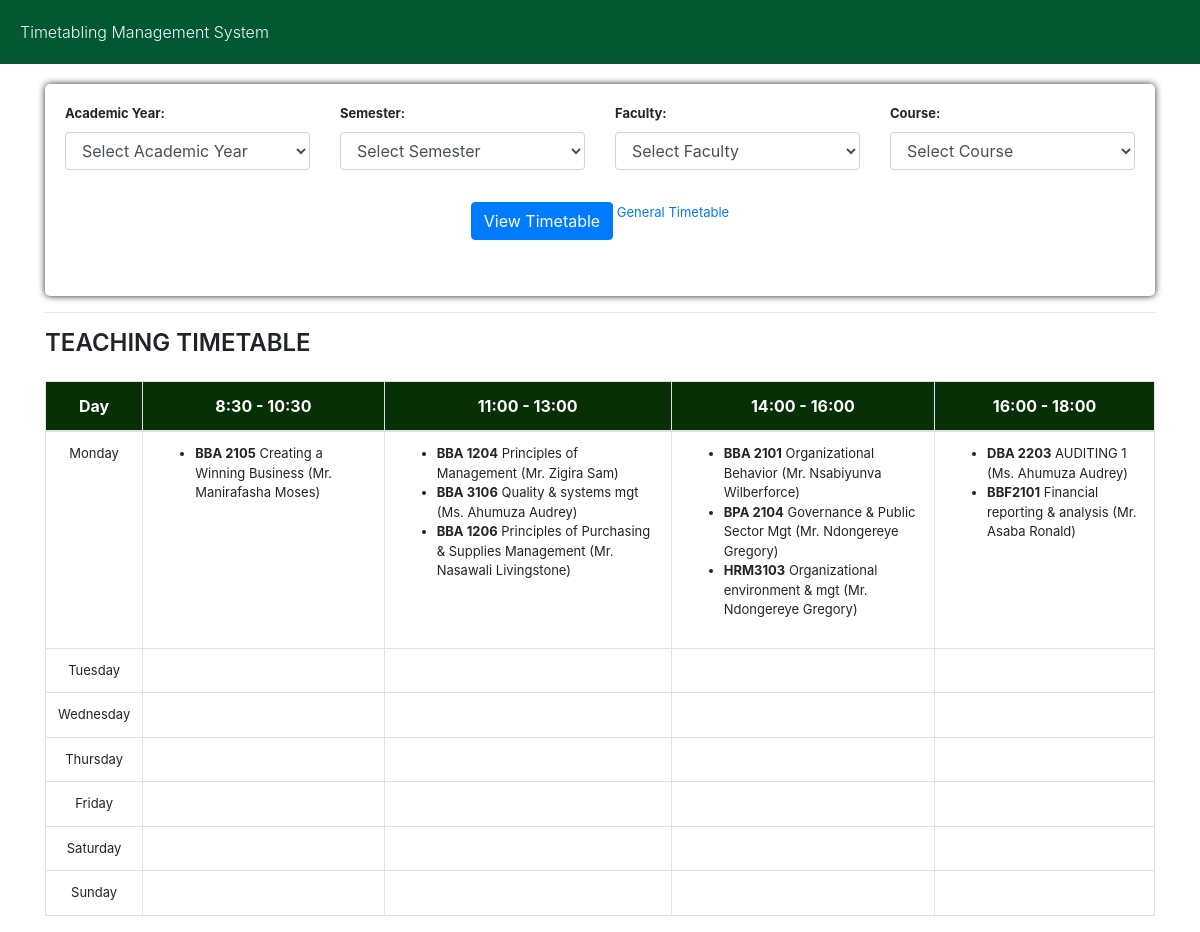
The page / on the database its author committed.
### miutimetable/models.py (models this page shows, shortened)
class CourseUnit(models.Model):
    code = models.CharField(max_length=100, unique=True)
    name = models.CharField(max_length=100)
    courses = models.ManyToManyField(Course)  # Many-to-Many relationship
    lecturer = models.ForeignKey(Lecturer, on_delete=models.CASCADE)
    academic_year = models.ForeignKey(AcademicYear, on_delete=models.CASCADE)
    semester = models.ForeignKey(Semester, on_delete=models.CASCADE)

### miutimetable/views.py (the view)
# urls.py: path('', views.timetable_view, name='timetable'),
def timetable_view(request):
    academic_years = AcademicYear.objects.all()
    semesters = Semester.objects.all()
    faculties = Faculty.objects.all()
    courses = Course.objects.all()
    academic_year_id = request.GET.get('academic_year')
    semester_id = request.GET.get('semester')
    course_id = request.GET.get('courses')
    timetables = Timetable.objects.all()
    if academic_year_id:
        timetables = timetables.filter(academic_year_id=academic_year_id)
    if semester_id:
        timetables = timetables.filter(semester_id=semester_id)
    if course_id:
        timetables = timetables.filter(course_unit__course_id=course_id)
    timetable_data = {
        'Monday': {'slot_1': [], 'slot_2': [], 'slot_3': [], 'slot_4': []},
        'Tuesday': {'slot_1': [], 'slot_2': [], 'slot_3': [], 'slot_4': []},
        'Wednesday': {'slot_1': [], 'slot_2': [], 'slot_3': [], 'slot_4': []},
        'Thursday': {'slot_1': [], 'slot_2': [], 'slot_3': [], 'slot_4': []},
        'Friday': {'slot_1': [], 'slot_2': [], 'slot_3': [], 'slot_4': []},
        'Saturday': {'slot_1': [], 'slot_2': [], 'slot_3': [], 'slot_4': []},
        'Sunday': {'slot_1': [], 'slot_2': [], 'slot_3': [], 'slot_4': []},
    }
    for timetable in timetables:
        day = timetable.day_of_week
        start_time = timetable.start_time.strftime('%H:%M')
        if start_time < '10:00':
            slot = 'slot_1'
        elif start_time < '13:00':
            slot = 'slot_2'
        elif start_time < '16:00':
            slot = 'slot_3'
        else:
            slot = 'slot_4'
        timetable_data[day][slot].append(
            format_html(
                '<li style="text-align: left;"><strong>{}</strong> {} ({})</li>',
                timetable.course_unit.code,
                timetable.course_unit.name,
                timetable.course_unit.lecturer.name
            )
        )
    context = {
        'academic_years': academic_years,
        'semesters': semesters,
        'faculties': faculties,
        'courses': courses,
        'timetables': timetables,
        'timetable_data': timetable_data,
    }
    return render(request, 'timetable.html', context)

### miutimetable/templates/timetable.html (shortened to what this page needs)
<!DOCTYPE html>
<html lang="en">
<head>
    <link rel="stylesheet" href="https://maxcdn.bootstrapcdn.com/bootstrap/4.5.2/css/bootstrap.min.css">
</head>
<body>
    <div class="top-bar" style="background-color: #025830; padding: 20PX; margin-bottom: 20PX;">
        <span class="brand-text font-weight-light" style="color: aliceblue;">Timetabling Management System</span>
    </div>
    <div class="container">
        <div class="form" style="box-shadow: 0px 0px 7px 0px; padding: 20px; border-radius: 5PX; font-size: 13px;">
            <form method="get" class="filter-form row">
                <div class="form-group col-md-3">
                    <label for="academic_year"><b>Academic Year:</b> </label>
                    <select id="academic_year" name="academic_year" class="form-control">
                        <option value="">Select Academic Year</option>
                    </select>
                </div>
                <div class="form-group col-md-3">
                    <label for="semester"><b>Semester:</b> </label>
                    <select id="semester" name="semester" class="form-control">
                        <option value="">Select Semester</option>
                    </select>
                </div>
                <div class="form-group col-md-3">
                    <label for="faculty"><b>Faculty:</b> </label>
                    <select id="faculty" name="faculty" class="form-control">
                        <option value="">Select Faculty</option>
                    </select>
                </div>
                <div class="form-group col-md-3">
                    <label for="course"><b>Course:</b></label>
                    <select id="course" name="course" class="form-control">
                        <option value="">Select Course</option>
                    </select>
                </div>
                <div class="form-group col-md-12 text-center">
                    <button type="submit" class="btn btn-primary mt-3">View Timetable</button>
    <a href="{% url 'general_timetable_view' %}" target="_blank">General Timetable</a>
                </div>
            </form>
        </div><hr>
        {% if timetables %}
        <h4 class=" mb-4" style="font-weight: 600;">TEACHING TIMETABLE</h4>
        <table class="table table-bordered timetable-table">
            <thead>
                <tr style="background-color: rgba(2, 43, 0, 0.973); color: #fff;">
                    <th>Day</th>
                    <th>8:30 - 10:30</th>
                    <th>11:00 - 13:00</th>
                    <th>14:00 - 16:00</th>
                    <th>16:00 - 18:00</th>
                </tr>
            </thead>
            <tbody style="font-size: 13px;">
                {% for day, slots in timetable_data.items %}
                <tr>
                    <td>{{ day }}</td>
                    <td>
                        <ul>
                            {% for item in slots.slot_1 %}
                                {{ item|safe }}
                            {% endfor %}
                        </ul>
                    </td>
                    <td>
                        <ul>
                            {% for item in slots.slot_2 %}
                                {{ item|safe }}
                            {% endfor %}
                        </ul>
                    </td>
                    <td>
                        <ul>
                            {% for item in slots.slot_3 %}
                                {{ item|safe }}
                            {% endfor %}
                        </ul>
                    </td>
                    <td>
                        <ul>
                            {% for item in slots.slot_4 %}
                                {{ item|safe }}
                            {% endfor %}
                        </ul>
                    </td>
                </tr>
                {% endfor %}
            </tbody>
        </table>
        {% else %}
        <p class="text-center">No timetables found for the selected criteria.</p>
        {% endif %}
    </div>
</body>
</html>

### miutimetable/templates/timetable.html (style rules this page uses)
.filter-form { margin-bottom: 20px; }
.timetable-table { margin-top: 20px; }
.table th, .table td { text-align: center; }

### rows shown on the page
CourseUnit: code "BBA 2105 Creating a Winning Business (Mr. Manirafasha Moses)"
CourseUnit: code "BBA 1204 Principles of Management (Mr. Zigira Sam)"
CourseUnit: code "BBA 3106 Quality & systems mgt (Ms. Ahumuza Audrey)"
CourseUnit: code "BBA 1206 Principles of Purchasing & Supplies Management (Mr. Nasawali Livingstone)"
CourseUnit: code "BBA 2101 Organizational Behavior (Mr. Nsabiyunva Wilberforce)"
CourseUnit: code "BPA 2104 Governance & Public Sector Mgt (Mr. Ndongereye Gregory)"
CourseUnit: code "HRM3103 Organizational environment & mgt (Mr. Ndongereye Gregory)"
CourseUnit: code "DBA 2203 AUDITING 1 (Ms. Ahumuza Audrey)"
CourseUnit: code "BBF2101 Financial reporting & analysis (Mr. Asaba Ronald)"

### other values the page prints
{{ day }} "Monday" "Tuesday" "Wednesday" "Thursday" "Friday" "Saturday" "Sunday"
